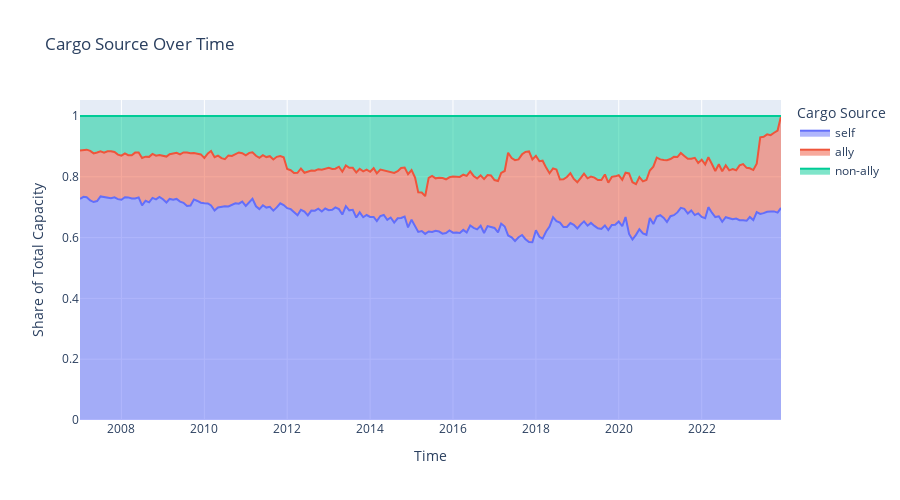

Notebook code for this chart:
### Markdown cell above
NOTE we need to update masterAlliances.csv with new unified SCAC codes

### Code cell
df = (
    main_lf
    #get cargo source column
    .with_columns(
        pl.when(pl.col('primary_cargo')==1)
        .then(pl.lit('self'))
        .otherwise(
            pl.when(pl.col('alliance')==pl.col('owner_alliance'))
            .then(pl.lit('ally'))
            .otherwise(pl.lit('non-ally'))
        )
        .alias('cargo_source')
    )
    #group by source and year
    .group_by('cargo_source', 'month')
    .agg(
        pl.col('teus').sum()
    )
    .with_columns((pl.col('teus')/pl.col('teus').sum().over('month')).alias('prop_volume'))
    .cast({'cargo_source':pl.Utf8})
    .sort(by=['month'])
    .collect()
)

px.area(
    df.with_columns(pl.col('month').str.to_datetime('%Y%m')), x='month', y='prop_volume',
    color='cargo_source',
    color_discrete_map={
        'self':'#636EFA',
        'ally':'#EF553B',
        'non-ally':'#00CC96'
    },
    labels={
        'prop_volume':'Share of Total Capacity',
        'cargo_source':'Cargo Source',
        'month':'Time',
        'self':'Self',
        'ally':'Allies',
        'non-ally':'Others'
    },
    category_orders={
        'cargo_source':['self', 'ally', 'non-ally']
    },
    width=900,
    height=500,
    title='Cargo Source Over Time'
)

### Figure 1 — Plotly figure (JSON) as saved in the notebook; plotly's stock layout.template omitted (floating-point values rounded to 4 significant figures; data arrays with more than 128 entries replaced by an {"elided": "..."} marker saying what was removed)
{"data": [{"fillpattern": {"shape": ""}, "hovertemplate": "Cargo Source=self<br>Time=%{x}<br>Share of Total Capacity=%{y}<extra></extra>", "legendgroup": "self", "line": {"color": "#636EFA"}, "marker": {"symbol": "circle"}, "mode": "lines", "name": "self", "orientation": "v", "showlegend": true, "stackgroup": "1", "type": "scatter", "x": {"elided": "204 str values"}, "xaxis": "x", "y": {"elided": "204 float values"}, "yaxis": "y"}, {"fillpattern": {"shape": ""}, "hovertemplate": "Cargo Source=ally<br>Time=%{x}<br>Share of Total Capacity=%{y}<extra></extra>", "legendgroup": "ally", "line": {"color": "#EF553B"}, "marker": {"symbol": "circle"}, "mode": "lines", "name": "ally", "orientation": "v", "showlegend": true, "stackgroup": "1", "type": "scatter", "x": {"elided": "204 str values"}, "xaxis": "x", "y": {"elided": "204 float values"}, "yaxis": "y"}, {"fillpattern": {"shape": ""}, "hovertemplate": "Cargo Source=non-ally<br>Time=%{x}<br>Share of Total Capacity=%{y}<extra></extra>", "legendgroup": "non-ally", "line": {"color": "#00CC96"}, "marker": {"symbol": "circle"}, "mode": "lines", "name": "non-ally", "orientation": "v", "showlegend": true, "stackgroup": "1", "type": "scatter", "x": {"elided": "204 str values"}, "xaxis": "x", "y": {"elided": "204 float values"}, "yaxis": "y"}], "layout": {"height": 500, "legend": {"title": {"text": "Cargo Source"}, "tracegroupgap": 0}, "title": {"text": "Cargo Source Over Time"}, "width": 900, "xaxis": {"anchor": "y", "domain": [0, 1], "title": {"text": "Time"}}, "yaxis": {"anchor": "x", "domain": [0, 1], "title": {"text": "Share of Total Capacity"}}}}
